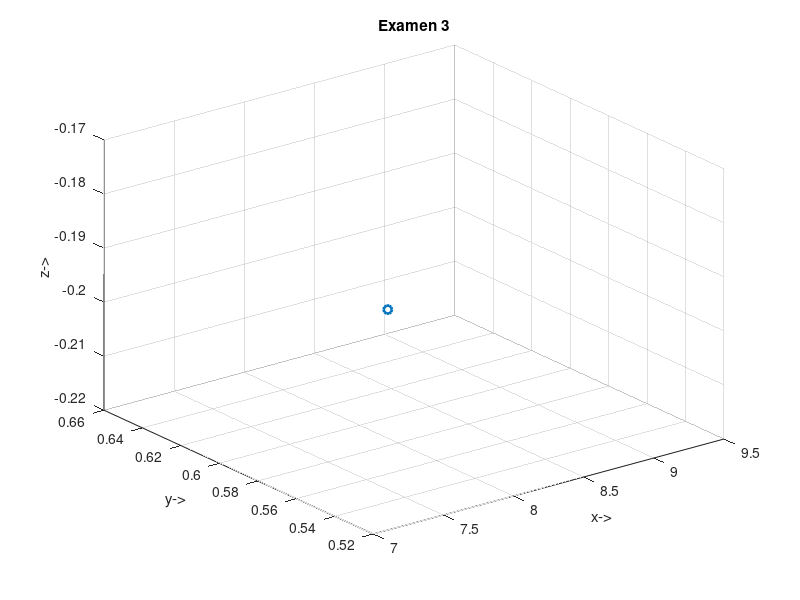

This figure's MATLAB source:
I = [1 0 0 4.8
     0 1 0 6.3
     0 0 1 -9.2
     0 0 0 1]
     
Ruvw = [3.4; -5.7; 9; 1]

x = I*Ruvw

plot3(x(1,1),x(2,1),x(3,1),".o","LineWidth",2)
ylabel("y->")
xlabel("x->")
zlabel("z->")
title("Examen 3")
grid("on")
